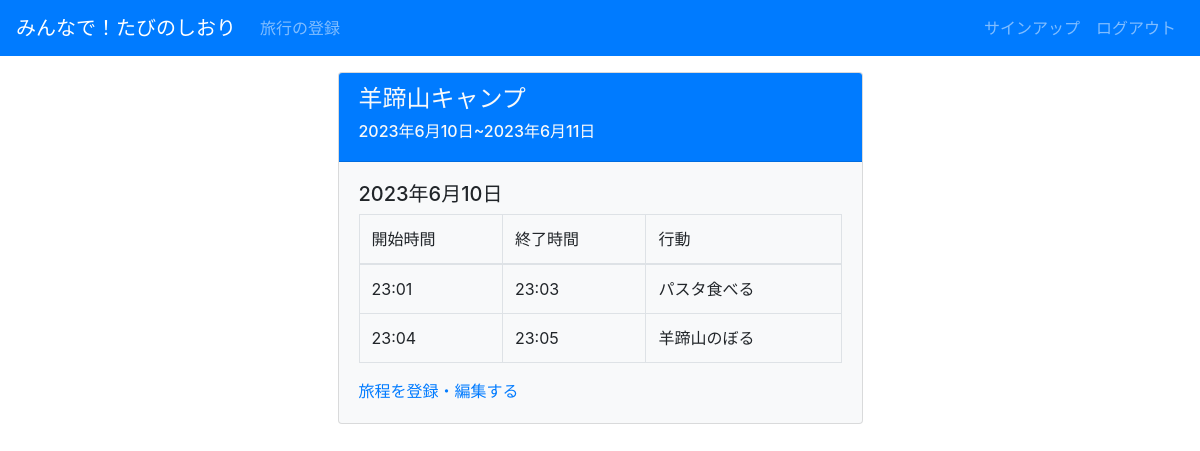
/itinerary/6/ (signed in), run on the app's committed database.
### tabinoshiori/models.py (models this page shows, shortened)
class Trip(models.Model):
    title = models.CharField(max_length=100, verbose_name="旅行タイトル")
    username = models.ForeignKey(User, on_delete=models.CASCADE, verbose_name="ユーザー", related_name='username_trip')
    start_date = models.DateField(verbose_name='出発日')
    end_date = models.DateField(verbose_name='帰宅日')
    comment = models.TextField(verbose_name='コメント')
    is_public = models.BooleanField(verbose_name="公開の可不可")

class Itinerary(models.Model):
    title = models.ForeignKey(Trip, on_delete=models.CASCADE, verbose_name="旅行タイトル", related_name="title_itinerary")
    username = models.ForeignKey(User, on_delete=models.CASCADE, verbose_name="ユーザー", related_name='username_itinerary')
    action = models.CharField(max_length=100, verbose_name="行動")
    date = models.DateField(verbose_name="日付")
    start_time = models.TimeField(verbose_name="開始時間")
    end_time = models.TimeField(verbose_name="終了時間")

### tabinoshiori/views.py (the view)
# urls.py: path('itinerary/<int:pk>/', views.ItineraryView, name='itinerary'),
@login_required
def ItineraryView(request, pk):
    user = request.user
    trip = Trip.objects.get(username__username=user.username, id=pk)
    start_date = trip.start_date
    end_date = trip.end_date
    itinerarys_list = []
    dates = Itinerary.objects.filter(username__username=user.username, title__title=trip.title).order_by("date").distinct().values_list("date", flat=True)
    for date in dates:
        itinerarys_list.append(Itinerary.objects.filter(username__username=user.username, title__title=trip.title, date=date).order_by("start_time"))
    '''
    date_list = []
    current_date = start_date
    while current_date <= end_date:
        date_list.append(current_date.strftime('%Y-%m-%d'))
        current_date += timedelta(days=1)
    '''
    context = {
        "title": trip.title,
        "id": trip.id,
        "itinerarys_list": itinerarys_list,
        "dates": dates,
        "start_date": start_date,
        "end_date": end_date,
    }
    return render(request, 'tabinoshiori/trip.html', context)

### templates/tabinoshiori/trip.html
{% extends "base.html" %}
{% block content %}
<div class='container'>
  <div class="col-md-6 offset-md-3">
    <div class='card mt-3 mb-3 bg-light'>
      <div class='card-header bg-primary text-light'>
        <h4>{{ title }}</h4>
        <h6>{{ start_date }}~{{ end_date }}</h6>
      </div>
      <div class='card-body'>
        {% for itinerarys in itinerarys_list %}
        <h5>{{ dates|slice:forloop.counter|last }}</h5>
        <table class="table table-bordered border-primary">
          <thead>
            <tr>
              <td>
                開始時間
              </td>
              <td>
                終了時間
              </td>
              <td>
                行動
              </td>
            </tr>
          </thead>
          <tbody>
            {% for itinerary in itinerarys %}
            <tr>
              <td>
                {{ itinerary.start_time }}
              </td>
              <td>
                {{ itinerary.end_time }}
              </td>
              <td>
                {{ itinerary.action }}
              </td>
            </tr>
            {% endfor %}
          </tbody>
        </table>
        {% endfor %}
        <a href="{% url 'tabinoshiori:registeritinerary' pk=id %}">旅程を登録・編集する</a>
      </div>
    </div>
  </div>
</div>
{% endblock %}

### data on the page
Trip: title "羊蹄山キャンプ", start_date "2023年6月10日", end_date "2023年6月11日"
Itinerary: start_time "23:01", end_time "23:03", action "パスタ食べる"
Itinerary: start_time "23:04", end_time "23:05", action "羊蹄山のぼる"

### other printed values
{{ dates|slice:forloop.counter|last }} "2023年6月10日"
